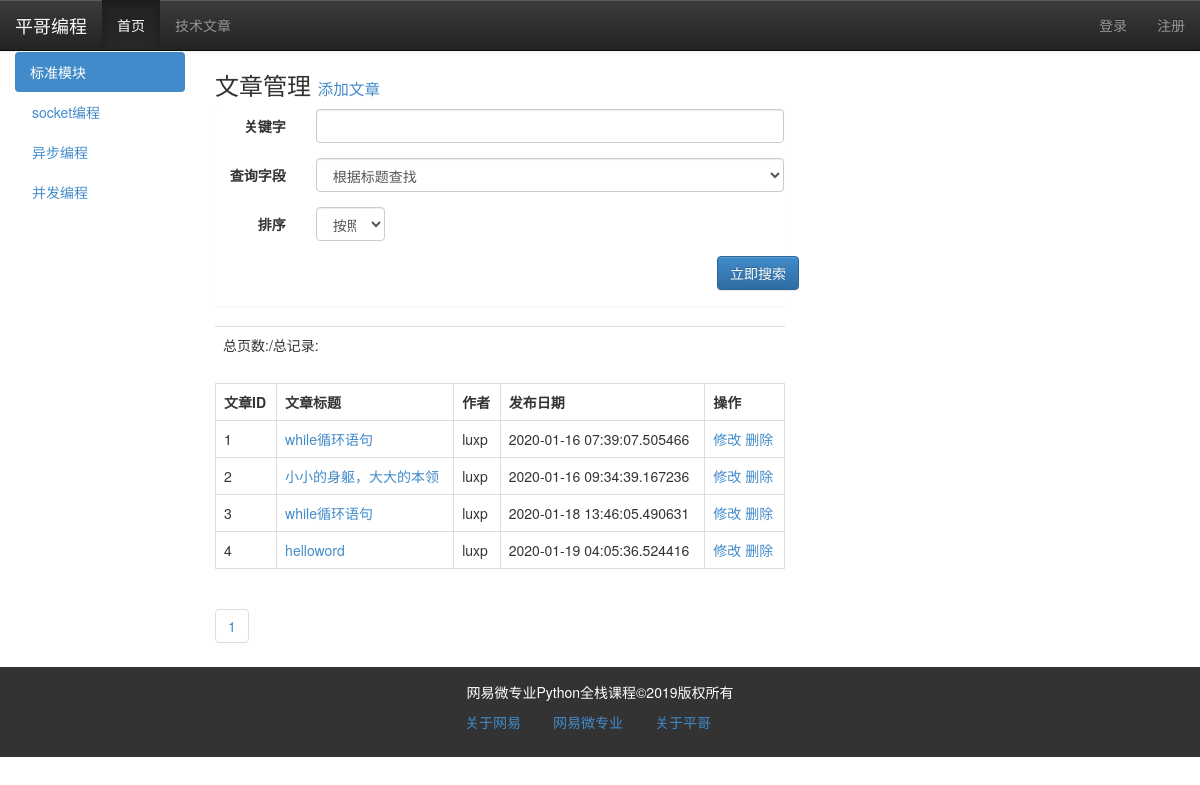
/article/list, run on an earlier commit of the app's database.
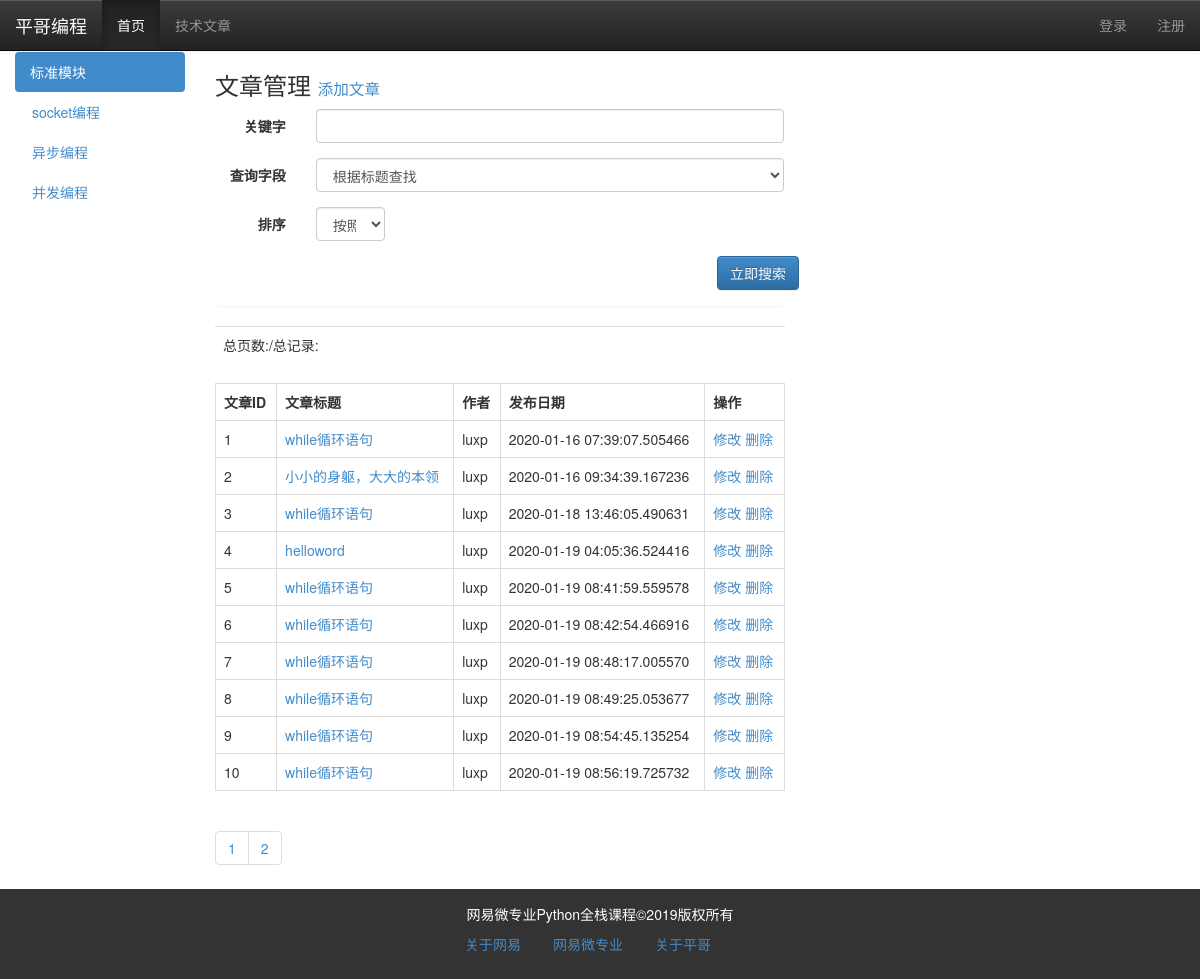
And on a later commit of the database.
### models.py (models this page shows)
class Category(db.Model):
    cate_id = db.Column(db.Integer, primary_key=True)
    cate_name = db.Column(db.String, unique=True)
    cate_order = db.Column(db.Integer, default=0)
    articles = db.relationship("Article")

class Article(db.Model):
    id = db.Column(db.Integer, primary_key=True)
    title = db.Column(db.String)
    intro = db.Column(db.String)
    content = db.Column(db.Text)
    author = db.Column(db.String)
    pubdate = db.Column(db.DateTime, default=datetime.utcnow)
    cate_id = db.Column(db.Integer, db.ForeignKey("category.cate_id"))

### views/articles.py (the view)
@article_app.route("/list/<int:page>", methods=['get', "post"])
@article_app.route("/list", defaults={"page":1},methods=['get', "post"])
def list(page):
    if request.method == "POST":
        q = request.form['q']
        condition = {request.form['field']:q}
        if request.form['field'] == "title":
            condition = Article.title.like('%%%s%%' % q)
        else:
            condition = Article.content.like('%%%s%%' % q)
        if request.form['order'] == "1":
            order = Article.id.asc()
        else:
            order = Article.id.desc()
        res = Article.query.filter(condition)\
                                .order_by(order)\
                                .paginate(page, 10)
    else:
        res = Article.query.paginate(page,10)
    articles = res.items
    pageList = res.iter_pages()
    return render_template("article/article_list.html", articles=articles,
                           pageList=pageList
                           )

### app.py (called while the page is built)
@app.context_processor
def account():
    username = session.get('user')
    return {"username":username}

@app.context_processor
def getCateList():
    cates = Category.query.all()
    return {"cates":cates}

### templates/article/article_list.html (shortened to what this page needs)
{% extends "base.html" %}
{% block content %}
		<div class="container-fluid">
			<div class="row">
				<div class="col-md-2 hidden-xs hidden-sm">
					<ul class="nav nav-pills  " id="left_menu">
						<li class="active"><a href="">标准模块</a></li>
						<li ><a href="#" data-toggle="dropdown">
										socket编程
								</a>
						</li>
						<li><a href="">异步编程</a></li>
						<li><a href="">并发编程</a></li>
					</ul>
				</div>
				<div class="col-md-6">
                    <h3>文章管理
                    <small>
                            <a href="{{ url_for("article_app.post") }}">
                                添加文章
                            </a>
                        </small>
                    </h3>
                    <div class="panel">
                        <form action=""  method="post" class="form-horizontal" >
                            <div class="form-group">
                                <label for="q" class="col-xs-2 control-label">关键字</label>
                                <div class="col-xs-10">
                                    <input type="text" name="q" class="form-control">
                                </div>
                            </div>
                            <div class="form-group">
                                <label for="field" class="col-xs-2 control-label">查询字段</label>
                                <div class="col-xs-10">
                                    <select name="field" class="form-control">
                                        <option value="title">根据标题查找</option>
                                    </select>
                                </div>
                            </div>
                            <div class="form-group">
                                <label for="排序" class="col-xs-2 control-label">排序</label>
                                <div class="col-xs-2">
                                   <select name="order" class="form-control">
                                        <option value="1" checked>按照id升序排序</option>
                                    </select>
                                </div>
                            </div>
                            <div class="form-group ">
                                <input type="submit" name="search" class="btn btn-primary pull-right" value="立即搜索">
                            </div>
                        </form>
                    </div>
                    <table class="table">
                        <tr>
                            <td>总页数:{{ pages }}/总记录:{{ total }}</td>
                        </tr>
                    </table>
					<table class="table table-bordered ">
                        <tr>
                            <th>文章ID</th>
                            <th>文章标题</th>
                            <th>作者</th>
                            <th>发布日期</th>
                            <th>操作</th>
                        </tr>
                        {% for article in articles %}
                        <tr>
                            <td>{{ article.id }}</td>
                            <td><a href="{{ url_for("article_app.view", article_id=article.id) }}">{{ article.title }}</a></td>
                            <td>{{ article.author }}</td>
                            <td>{{ article.pubdate }}</td>
                            <td>
                                <a href="{{ url_for("article_app.edit", article_id=article.id) }}">修改</a>
                                <a href="{{ url_for("article_app.delete", article_id=article.id) }}">删除</a>
                            </td>
                        </tr>
                        {% endfor %}
                    </table>
					<ul class="pagination">
                        {% for page in pageList %}
                            {% if page!=None %}
						<li><a href="{{ url_for("article_app.list", page=page) }}">{{ page }}</a></li>
                            {% else %}
                            <li><a href="#">...</a></li>
                            {% endif %}
						{% endfor %}
					</ul>
				</div>
				</div>
			</div>
{% endblock %}

### templates/base.html (shortened to what this page needs)
<!DOCTYPE html>
<html lang="en">
{% block head %}
    <head>
        <link rel="stylesheet" type="text/css" href="{{ url_for("static", filename="css/bootstrap.css") }}"/>
	    <link rel="stylesheet" type="text/css" href="{{ url_for("static", filename="css/bootstrap-theme.css") }}"/>
	</head>
{%  endblock %}
<body>
{%  block nav %}
      <nav class="navbar navbar-default navbar-fixed-top navbar-inverse">
			<div class="navbar-header">
				<a href="" class="navbar-brand">平哥编程</a>
			</div>
			<div class="collapse navbar-collapse" id="navmenu">
				<ul class="nav navbar-nav" >
					<li class="active"><a href="{{ url_for("index") }}">首页</a></li>
					{% for cate in cates %}
                        <li><a href="{{ url_for("article_app.getArticleList",cate_id=cate.cate_id, page=1) }}">{{ cate.cate_name }}</a> </li>
                    {% endfor %}
                </ul>
                <ul class="nav navbar-nav pull-right">
                   {% if not username %}
                        <li><a href="{{ url_for("login") }}">登录</a></li>
                        <li><a href="{{ url_for("user_app.register") }}">注册</a></li>
                   {% else %}
                       <li><a href="#">{{ username }}</a></li>
                       <li><a href="{{ url_for("logout") }}">logout</a></li>
				    {% endif %}
                </ul>
			</div>
		</nav>
{% endblock %}
{% block content %}{%  endblock %}
{% block footer %}
          <footer>
			<div class="container-fluid">
				<div class="row">
					<div class="col-md-12">
						网易微专业Python全栈课程&copy;2019版权所有
					</div>
				</div>
			</div>
			<nav >
				<ul class="nav nav-pills   ">
					<li><a href="">关于网易</a></li>
					<li><a href="">网易微专业</a></li>
					<li><a href="">关于平哥</a></li>
				</ul>
			</nav>
		</footer>
{% endblock %}
</body>
</html>

What changed in the data, as far as the page shows it:
added Article: id "5", title "while循环语句", author "luxp", pubdate "2020-01-19 08:41:59.559578"
added Article: id "6", title "while循环语句", author "luxp", pubdate "2020-01-19 08:42:54.466916"
added Article: id "7", title "while循环语句", author "luxp", pubdate "2020-01-19 08:48:17.005570"
added Article: id "8", title "while循环语句", author "luxp", pubdate "2020-01-19 08:49:25.053677"
added Article: id "9", title "while循环语句", author "luxp", pubdate "2020-01-19 08:54:45.135254"
added Article: id "10", title "while循环语句", author "luxp", pubdate "2020-01-19 08:56:19.725732"
Also different on the page:
new list line: "2"
